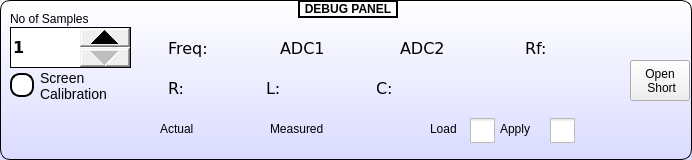
   <widget class="QGroupBox" name="debugPanel">
    <property name="geometry">
     <rect>
      <x>10</x>
      <y>434</y>
      <width>692</width>
      <height>160</height>
     </rect>
    </property>
    <property name="font">
     <font>
      <weight>75</weight>
      <bold>true</bold>
     </font>
    </property>
    <property name="styleSheet">
     <string notr="true">QGroupBox{border:1px solid black; background-color: qlineargradient(x1: 0, y1: 0, x2: 0, y2: 1,stop: 0 #ffffff, stop: 1 #dadbff);border-radius:10px;}
 QGroupBox::title {
     subcontrol-origin: margin;
     subcontrol-position: top center; /* position at the top center */
     padding: 0 3px;
	 border: 2px solid black;
 }</string>
    </property>
    <property name="title">
     <string>DEBUG PANEL</string>
    </property>
    <widget class="QSpinBox" name="spinBox_2">
     <property name="geometry">
      <rect>
       <x>10</x>
       <y>27</y>
       <width>121</width>
       <height>41</height>
      </rect>
     </property>
     <property name="font">
      <font>
       <family>DejaVu Sans</family>
       <pointsize>12</pointsize>
       <weight>75</weight>
       <bold>true</bold>
      </font>
     </property>
     <property name="styleSheet">
      <string notr="true">QSpinBox::up-button {
     width: 50px; 
 }
 QSpinBox::down-button {
     width: 50px;
 }
QSpinBox{
border:1px solid black;

}</string>
     </property>
     <property name="minimum">
      <number>1</number>
     </property>
     <property name="value">
      <number>1</number>
     </property>
    </widget>
    <widget class="QLabel" name="label_18">
     <property name="geometry">
      <rect>
       <x>10</x>
       <y>10</y>
       <width>111</width>
       <height>17</height>
      </rect>
     </property>
     <property name="text">
      <string>No of Samples</string>
     </property>
    </widget>
    <widget class="QLabel" name="label_4">
     <property name="geometry">
      <rect>
       <x>438</x>
       <y>40</y>
       <width>81</width>
       <height>17</height>
      </rect>
     </property>
     <property name="font">
      <font>
       <family>DejaVu Sans</family>
       <pointsize>12</pointsize>
      </font>
     </property>
     <property name="text">
      <string/>
     </property>
    </widget>
    <widget class="QLabel" name="label_6">
     <property name="geometry">
      <rect>
       <x>540</x>
       <y>40</y>
       <width>60</width>
       <height>17</height>
      </rect>
     </property>
     <property name="font">
      <font>
       <family>DejaVu Sans</family>
       <pointsize>12</pointsize>
      </font>
     </property>
     <property name="text">
      <string/>
     </property>
    </widget>
    <widget class="QLabel" name="label_2">
     <property name="geometry">
      <rect>
       <x>318</x>
       <y>40</y>
       <width>81</width>
       <height>17</height>
      </rect>
     </property>
     <property name="font">
      <font>
       <family>DejaVu Sans</family>
       <pointsize>12</pointsize>
      </font>
     </property>
     <property name="text">
      <string/>
     </property>
    </widget>
    <widget class="QLabel" name="label_5">
     <property name="geometry">
      <rect>
       <x>525</x>
       <y>40</y>
       <width>21</width>
       <height>17</height>
      </rect>
     </property>
     <property name="font">
      <font>
       <family>DejaVu Sans</family>
       <pointsize>12</pointsize>
      </font>
     </property>
     <property name="text">
      <string>Rf:</string>
     </property>
    </widget>
    <widget class="QLabel" name="label">
     <property name="geometry">
      <rect>
       <x>280</x>
       <y>40</y>
       <width>44</width>
       <height>17</height>
      </rect>
     </property>
     <property name="font">
      <font>
       <family>DejaVu Sans</family>
       <pointsize>12</pointsize>
      </font>
     </property>
     <property name="text">
      <string>ADC1:</string>
     </property>
    </widget>
    <widget class="QLabel" name="lblfrequency">
     <property name="geometry">
      <rect>
       <x>218</x>
       <y>40</y>
       <width>60</width>
       <height>17</height>
      </rect>
     </property>
     <property name="font">
      <font>
       <family>DejaVu Sans</family>
       <pointsize>12</pointsize>
      </font>
     </property>
     <property name="text">
      <string/>
     </property>
    </widget>
    <widget class="QLabel" name="label_3">
     <property name="geometry">
      <rect>
       <x>400</x>
       <y>40</y>
       <width>44</width>
       <height>17</height>
      </rect>
     </property>
     <property name="font">
      <font>
       <family>DejaVu Sans</family>
       <pointsize>12</pointsize>
      </font>
     </property>
     <property name="text">
      <string>ADC2:</string>
     </property>
    </widget>
    <widget class="QLabel" name="label_13">
     <property name="geometry">
      <rect>
       <x>168</x>
       <y>40</y>
       <width>50</width>
       <height>17</height>
      </rect>
     </property>
     <property name="font">
      <font>
       <family>DejaVu Sans</family>
       <pointsize>12</pointsize>
      </font>
     </property>
     <property name="text">
      <string>Freq:</string>
     </property>
    </widget>
    <widget class="QLabel" name="label_11">
     <property name="geometry">
      <rect>
       <x>390</x>
       <y>80</y>
       <width>130</width>
       <height>17</height>
      </rect>
     </property>
     <property name="font">
      <font>
       <family>DejaVu Sans</family>
       <pointsize>12</pointsize>
      </font>
     </property>
     <property name="text">
      <string/>
     </property>
    </widget>
    <widget class="QLabel" name="label_10">
     <property name="geometry">
      <rect>
       <x>266</x>
       <y>80</y>
       <width>21</width>
       <height>17</height>
      </rect>
     </property>
     <property name="font">
      <font>
       <family>DejaVu Sans</family>
       <pointsize>12</pointsize>
      </font>
     </property>
     <property name="text">
      <string>L:</string>
     </property>
    </widget>
    <widget class="QLabel" name="label_8">
     <property name="geometry">
      <rect>
       <x>168</x>
       <y>80</y>
       <width>16</width>
       <height>17</height>
      </rect>
     </property>
     <property name="font">
      <font>
       <family>DejaVu Sans</family>
       <pointsize>12</pointsize>
      </font>
     </property>
     <property name="text">
      <string>R:</string>
     </property>
    </widget>
    <widget class="QLabel" name="label_12">
     <property name="geometry">
      <rect>
       <x>376</x>
       <y>80</y>
       <width>21</width>
       <height>17</height>
      </rect>
     </property>
     <property name="font">
      <font>
       <family>DejaVu Sans</family>
       <pointsize>12</pointsize>
      </font>
     </property>
     <property name="text">
      <string>C:</string>
     </property>
    </widget>
    <widget class="QLabel" name="label_7">
     <property name="geometry">
      <rect>
       <x>182</x>
       <y>80</y>
       <width>81</width>
       <height>17</height>
      </rect>
     </property>
     <property name="font">
      <font>
       <family>DejaVu Sans</family>
       <pointsize>12</pointsize>
      </font>
     </property>
     <property name="text">
      <string/>
     </property>
    </widget>
    <widget class="QLabel" name="label_9">
     <property name="geometry">
      <rect>
       <x>279</x>
       <y>80</y>
       <width>90</width>
       <height>17</height>
      </rect>
     </property>
     <property name="font">
      <font>
       <family>DejaVu Sans</family>
       <pointsize>12</pointsize>
      </font>
     </property>
     <property name="text">
      <string/>
     </property>
    </widget>
    <widget class="QPushButton" name="pushButton_3">
     <property name="geometry">
      <rect>
       <x>630</x>
       <y>100</y>
       <width>61</width>
       <height>61</height>
      </rect>
     </property>
     <property name="focusPolicy">
      <enum>Qt::NoFocus</enum>
     </property>
     <property name="styleSheet">
      <string notr="true">QPushButton {
         border: 2px solid rgba(0,0,0,0);
         border-radius: 25px;
         background-color: rgba(0,0,0,0);
     }

     QPushButton:pressed {
		background-color: qlineargradient(x1: 0, y1: 0, x2: 0, y2: 1,stop: 0 #dadbde, stop: 1 #f6f7fa);
     }

     QPushButton:flat {
         border: none; /* no border for a flat push button */
     }

     QPushButton:default {
         border-color: navy; /* make the default button prominent */
     }</string>
     </property>
     <property name="text">
      <string/>
     </property>
     <property name="icon">
      <iconset resource="icm.qrc">
       <normaloff>:/Symbols/Control-Panel-icon.png</normaloff>:/Symbols/Control-Panel-icon.png</iconset>
     </property>
     <property name="iconSize">
      <size>
       <width>55</width>
       <height>50</height>
      </size>
     </property>
    </widget>
    <widget class="QPushButton" name="pushButton_2">
     <property name="geometry">
      <rect>
       <x>630</x>
       <y>60</y>
       <width>60</width>
       <height>41</height>
      </rect>
     </property>
     <property name="text">
      <string>Open 
 Short</string>
     </property>
    </widget>
    <widget class="QPushButton" name="RacRdc">
     <property name="geometry">
      <rect>
       <x>640</x>
       <y>10</y>
       <width>50</width>
       <height>50</height>
      </rect>
     </property>
     <property name="styleSheet">
      <string notr="true">QPushButton {
         border: 2px solid rgba(0,0,0,0);
         border-radius: 25px;
         background-color: rgba(0,0,0,0);
     }

    </string>
     </property>
     <property name="text">
      <string/>
     </property>
     <property name="icon">
      <iconset resource="icm.qrc">
       <normaloff>:/ac.png</normaloff>:/ac.png</iconset>
     </property>
     <property name="iconSize">
      <size>
       <width>48</width>
       <height>48</height>
      </size>
     </property>
    </widget>
    <widget class="QLabel" name="label_16">
     <property name="geometry">
      <rect>
       <x>160</x>
       <y>120</y>
       <width>50</width>
       <height>17</height>
      </rect>
     </property>
     <property name="text">
      <string>Actual</string>
     </property>
    </widget>
    <widget class="QLabel" name="label_17">
     <property name="geometry">
      <rect>
       <x>270</x>
       <y>120</y>
       <width>71</width>
       <height>17</height>
      </rect>
     </property>
     <property name="text">
      <string>Measured</string>
     </property>
    </widget>
    <widget class="QLabel" name="label_15">
     <property name="geometry">
      <rect>
       <x>430</x>
       <y>120</y>
       <width>71</width>
       <height>17</height>
      </rect>
     </property>
     <property name="text">
      <string>Load</string>
     </property>
    </widget>
    <widget class="QCheckBox" name="chkLoad">
     <property name="geometry">
      <rect>
       <x>470</x>
       <y>110</y>
       <width>30</width>
       <height>40</height>
      </rect>
     </property>
     <property name="styleSheet">
      <string notr="true">QCheckBox{
color:green;
font:bold 17px;
}
 QCheckBox::indicator {
     width: 25px;
     height:25px;
 }</string>
     </property>
     <property name="text">
      <string/>
     </property>
    </widget>
    <widget class="QLabel" name="label_14">
     <property name="geometry">
      <rect>
       <x>500</x>
       <y>120</y>
       <width>71</width>
       <height>17</height>
      </rect>
     </property>
     <property name="text">
      <string>Apply</string>
     </property>
    </widget>
    <widget class="QCheckBox" name="checkBox">
     <property name="geometry">
      <rect>
       <x>550</x>
       <y>110</y>
       <width>30</width>
       <height>40</height>
      </rect>
     </property>
     <property name="styleSheet">
      <string notr="true">QCheckBox{
color:green;
font:bold 17px;
}
 QCheckBox::indicator {
     width: 25px;
     height:25px;
 }</string>
     </property>
     <property name="text">
      <string/>
     </property>
    </widget>
    <widget class="QCheckBox" name="calibrateDisplay">
     <property name="geometry">
      <rect>
       <x>10</x>
       <y>70</y>
       <width>130</width>
       <height>31</height>
      </rect>
     </property>
     <property name="styleSheet">
      <string notr="true">QCheckBox{
font: 14px;
color:black
}
 QCheckBox::indicator {
     width: 20px;
     height:20px;
   border: 2px solid black;
	 border-radius:10;

 }
 QCheckBox::indicator::unchecked {
		background-color:white;
     }

     QCheckBox::indicator:unchecked:hover {
		background-color:white;
     }

     QCheckBox::indicator:unchecked:pressed {
		background-color:white;
     }

     QCheckBox::indicator::checked {
		background-color:#f2a400;
     }

     QCheckBox::indicator:checked:hover {
		background-color:#f2a400;
     }

     QCheckBox::indicator:checked:pressed {
		background-color:#f2a400;
     }</string>
     </property>
     <property name="text">
      <string>Screen 
Calibration</string>
     </property>
    </widget>
    <widget class="QPushButton" name="calibrate">
     <property name="geometry">
      <rect>
       <x>10</x>
       <y>100</y>
       <width>61</width>
       <height>61</height>
      </rect>
     </property>
     <property name="font">
      <font>
       <family>DejaVu Sans</family>
       <pointsize>18</pointsize>
      </font>
     </property>
     <property name="focusPolicy">
      <enum>Qt::NoFocus</enum>
     </property>
     <property name="styleSheet">
      <string notr="true">QPushButton {
         border: 2px solid rgba(0,0,0,0);
         border-radius: 25px;
         background-color: rgba(0,0,0,0);
     }

     QPushButton:pressed {
		background-color: qlineargradient(x1: 0, y1: 0, x2: 0, y2: 1,stop: 0 #dadbde, stop: 1 #f6f7fa);
     }

     QPushButton:flat {
         border: none; /* no border for a flat push button */
     }

     QPushButton:default {
         border-color: navy; /* make the default button prominent */
     }</string>
     </property>
     <property name="text">
      <string/>
     </property>
     <property name="icon">
      <iconset resource="icm.qrc">
       <normaloff>:/Symbols/Letter-C-icon.png</normaloff>:/Symbols/Letter-C-icon.png</iconset>
     </property>
     <property name="iconSize">
      <size>
       <width>48</width>
       <height>48</height>
      </size>
     </property>
    </widget>
   </widget>
